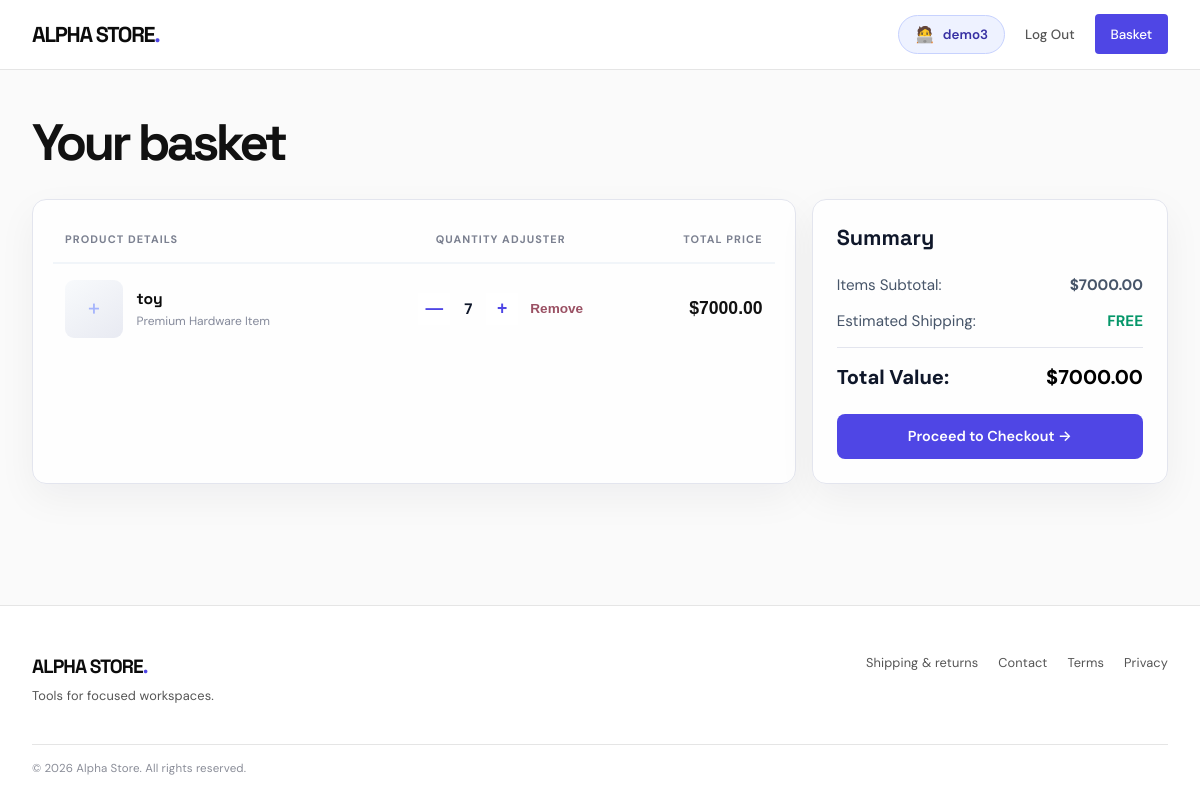
The page /cart/ (signed in) on the database its author committed.
### shop/models.py (models this page shows, shortened)
class Product(models.Model):
    name = models.CharField(max_length=200)
    description = models.TextField()
    price = models.DecimalField(max_digits=10, decimal_places=2)
    in_stock = models.BooleanField(default=True)
    image = models.ImageField(upload_to='products/', null=True, blank=True)
    @property
    def has_image(self):
        return bool(self.image and self.image.storage.exists(self.image.name))

### shop/views.py (the view, shortened to what this page needs)
# urls.py: path('cart/', views.view_cart, name='view_cart'),
def view_cart(request):
    items = []
    total_price = 0.0
    if request.user.is_authenticated:
        db_items = CartItem.objects.filter(user=request.user)
        for item in db_items:
            sub = float(item.product.price) * int(item.quantity)
            total_price += sub
            items.append({
                'product': item.product,
                'quantity': int(item.quantity),
                'subtotal': f"{sub:.2f}"
            })
    context = {
        'items': items,
        'total_price': f"{total_price:.2f}"
    }
    return render(request, 'cart.html', context)

### shop/templates/cart.html (shortened to what this page needs)
{% extends 'base.html' %}
{% block content %}
<h1 class="cart-page-title">Your basket</h1>
<div class="cart-wrapper" id="cart-container-box">
    <div class="cart-main-panel">
        <table class="cart-table">
            <thead>
                <tr>
                    <th>Product Details</th>
                    <th style="text-align: center;">Quantity Adjuster</th>
                    <th style="text-align: right;">Total Price</th>
                </tr>
            </thead>
            <tbody id="cart-items-body">
                {% if items %}
                    {% for item in items %}
                    <tr id="row-{{ item.product.id }}">
                        <td class="cart-product-cell">
                            <div class="cart-product-visual">
                                {% if item.product.has_image %}
                                    <img src="{{ item.product.image.url }}" alt="{{ item.product.name }}">
                                {% else %}
                                    <span aria-hidden="true">+</span>
                                {% endif %}
                            </div>
                            <div class="cart-product-copy">
                            <div class="product-title">{{ item.product.name }}</div>
                            <div class="product-meta">Premium Hardware Item</div>
                            </div>
                        </td>
                        <td style="text-align: center;">
                            <div style="display: flex; align-items: center; justify-content: center;">
                                <button type="button" class="qty-btn" onclick="modifyCartNative('decrease', '{{ item.product.id }}')">—</button>
                                <span class="qty-val" id="qty-{{ item.product.id }}">{{ item.quantity|default:"1" }}</span>
                                <button type="button" class="qty-btn" onclick="modifyCartNative('increase', '{{ item.product.id }}')">+</button>
                                <button type="button" class="remove-action-btn" onclick="modifyCartNative('remove', '{{ item.product.id }}')">Remove</button>
                            </div>
                        </td>
                        <td style="text-align: right; font-weight: 800; color: #111111; font-size: 1.1rem; font-family: 'Plus Jakarta Sans', sans-serif;">
                            $<span id="subtotal-{{ item.product.id }}">{{ item.subtotal }}</span>
                        </td>
                    </tr>
                    {% endfor %}
                {% else %}
                    <tr id="empty-row-msg">
                        <td colspan="3" style="text-align: center; color: #64748b; padding: 3rem 0;">Your basket is completely empty. <a href="/" style="color: #111111; font-weight: 600; text-decoration: underline;">Go shop items</a></td>
                    </tr>
                {% endif %}
            </tbody>
        </table>
    </div>
    <div class="summary-card" id="summary-card-block">
        <h3 class="summary-title">Summary</h3>
        <div class="summary-row">
            <span>Items Subtotal:</span>
            <strong>$<span class="grand-total-val">{{ total_price|default:"0.00" }}</span></strong>
        </div>
        <div class="summary-row">
            <span>Estimated Shipping:</span>
            <span style="color: #059669; font-weight: 700;">FREE</span>
        </div>
        <div class="summary-total">
            <span>Total Value:</span>
            <span style="color: #000000; font-weight: 800;">$<span class="grand-total-val">{{ total_price|default:"0.00" }}</span></span>
        </div>
        <div id="checkout-btn-wrapper">
            {% if items %}
                <a href="/checkout/" class="checkout-action-btn">Proceed to Checkout →</a>
            {% endif %}
        </div>
    </div>
</div>
{% endblock %}

### shop/templates/base.html (shortened to what this page needs)
{% load static %}
<!DOCTYPE html>
<html lang="en">
<head>
    <link rel="stylesheet" href="{% static 'shop/style.css' %}?v=10">
</head>
<body>
    <header>
        <div class="nav-container">
            <a href="/" class="nav-logo">ALPHA STORE</a>
            <div class="nav-links">
                {% if user.is_staff %}
                    <a href="/alpha-staff/" style="color: #4f46e5; font-weight: 700;">⚙️ Staff Dashboard</a>
                    <a href="/logout/">Log Out</a>
                {% elif user.is_authenticated %}
                    <a href="/profile/" class="nav-account" style="display: inline-flex; align-items: center; gap: 0.5rem; background: #f4f4f4; padding: 0.5rem 1rem; border-radius: 4px; font-weight: 600; color: var(--bc-black); text-decoration: none; border: 1px solid var(--bc-border); transition: border-color 0.2s;">
                        <span style="font-size: 1rem;">🧑‍💻</span>
                        <span>{{ user.username }}</span>
                    </a>
                    <a href="/logout/">Log Out</a>
                    <a href="/cart/" class="btn-basket">Basket</a>
                {% else %}
                    <a href="/login/">Sign In</a>
                    <a href="/register/">Register</a>
                    <a href="/cart/" class="btn-basket">Basket</a>
                {% endif %}
            </div>
        </div>
    </header>
    <main>
        {% block content %}
        {% endblock %}
    </main>
    <footer class="site-footer">
        <div class="footer-inner">
            <div>
                <a href="/" class="footer-brand">ALPHA STORE<span>.</span></a>
                <p class="footer-note">Tools for focused workspaces.</p>
            </div>
            <nav class="footer-links" aria-label="Store information">
                <a href="{% url 'shipping_returns' %}">Shipping & returns</a>
                <a href="{% url 'contact' %}">Contact</a>
                <a href="{% url 'terms' %}">Terms</a>
                <a href="{% url 'privacy' %}">Privacy</a>
            </nav>
        </div>
        <p class="footer-copyright">&copy; 2026 Alpha Store. All rights reserved.</p>
    </footer>
</body>
</html>

### shop/templates/cart.html (style rules this page uses)
.cart-wrapper { display: grid; grid-template-columns: 1fr; gap: 2rem; margin-top: 2rem; }
@media (min-width: 768px) { .cart-wrapper { grid-template-columns: 1.5fr 0.5fr; } }
.cart-main-panel { background: #ffffff; border: 1px solid #e5e5e5; padding: 2rem; }
.cart-table { width: 100%; border-collapse: collapse; text-align: left; }
.cart-table th { padding-bottom: 1rem; border-bottom: 2px solid #f1f5f9; color: #64748b; font-size: 0.85rem; text-transform: uppercase; letter-spacing: 0.05em; }
.cart-table td { padding: 1.5rem 0; border-bottom: 1px solid #f1f5f9; vertical-align: middle; transition: background-color 0.3s var(--motion-ease), opacity 0.3s var(--motion-ease), transform 0.3s var(--motion-ease); }
.cart-table tr:last-child td { border-bottom: none; }
.product-title { font-weight: 700; font-size: 1.1rem; color: #0f172a; }
.product-meta { font-size: 0.85rem; color: #64748b; margin-top: 0.25rem; }
.qty-btn { display: flex; align-items: center; justify-content: center; width: 32px; height: 32px; background: white; border: none; font-size: 1.1rem; font-weight: bold; color: #475569; cursor: pointer; transition: background 0.15s; }
.qty-val { width: 36px; text-align: center; font-weight: 700; color: #0f172a; font-size: 0.95rem; }
.remove-action-btn { color: #f43f5e; text-decoration: none; font-size: 0.85rem; font-weight: 700; margin-left: 1.5rem; transition: color 0.15s; cursor: pointer; border: none; background: none; }
.summary-card { background: #ffffff; border: 1px solid #e5e5e5; padding: 2rem; height: fit-content; }
.summary-title { font-size: 1.25rem; font-weight: 700; margin-bottom: 1.5rem; color: #0f172a; }
.summary-row { display: flex; justify-content: space-between; margin-bottom: 1rem; font-size: 0.95rem; color: #475569; }
.summary-total { display: flex; justify-content: space-between; border-top: 1px solid #e5e5e5; padding-top: 1rem; margin-top: 1rem; font-weight: 800; font-size: 1.25rem; color: #0f172a; }
.checkout-action-btn { display: block; width: 100%; background: #111111; color: #ffffff !important; text-align: center; text-decoration: none; padding: 0.85rem; border-radius: 12px; font-weight: 600; font-size: 0.9rem; margin-top: 1.5rem; border: none; cursor: pointer; transition: background 0.2s; }

### rows shown on the page
Product: product.name "toy", quantity "7", subtotal "7000.00"

### other values the page prints
{{ user.username }} "demo3"
{{ total_price|default:"0.00" }} "7000.00"
